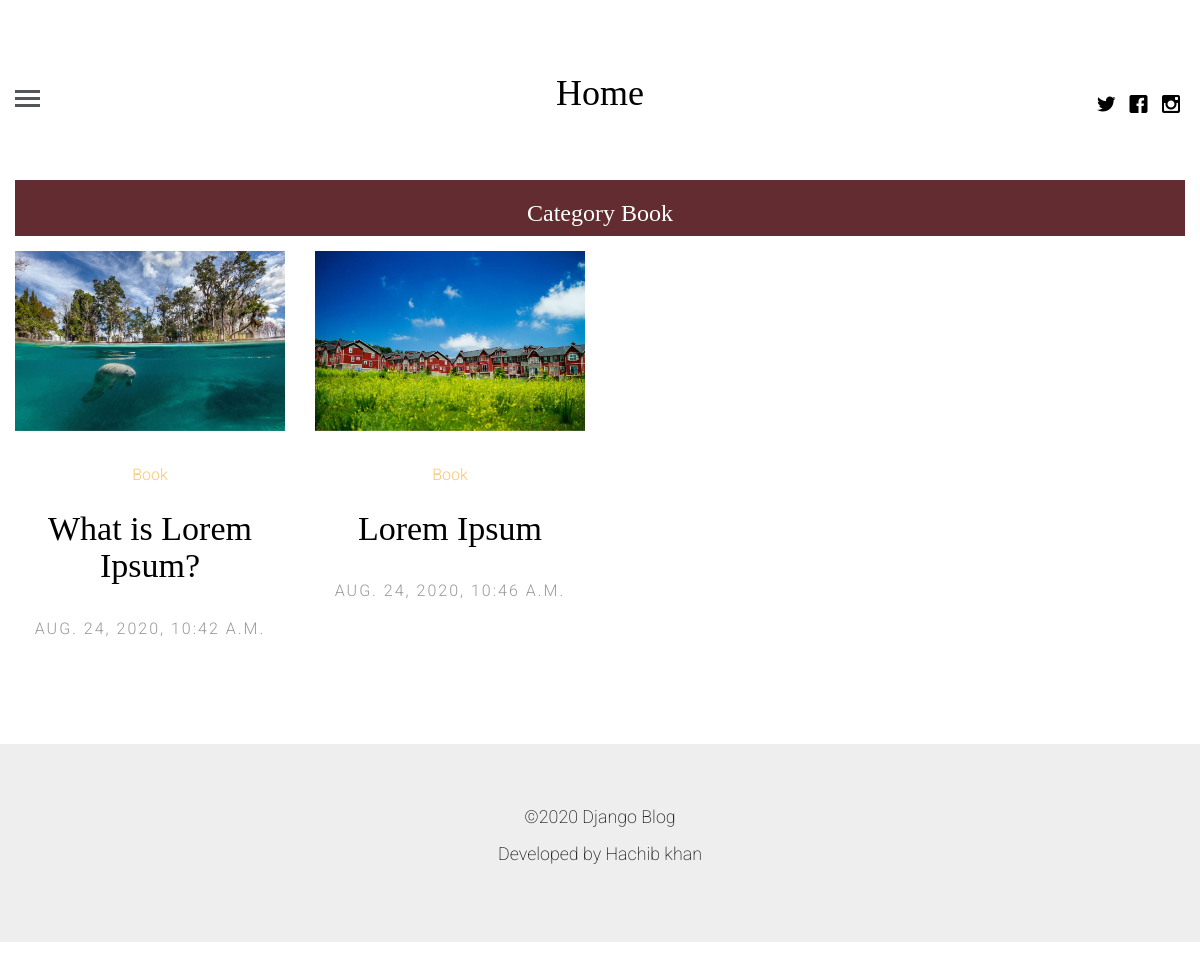
Screenshot of /category/Book with the database file from the repository.
### blogapp/models.py (models this page shows, shortened)
class Category(models.Model):
    name = models.CharField(max_length=100)

class Article(models.Model):
    article_author = models.ForeignKey(Author, on_delete=models.CASCADE)
    title = models.CharField(max_length=200)
    posted_on = models.DateTimeField(auto_now=False, auto_now_add=True)
    updated_on = models.DateTimeField(auto_now=True, auto_now_add=False)
    body = models.TextField()
    image = models.FileField()
    category = models.ForeignKey(Category, on_delete=models.CASCADE)

### blogapp/views.py (the view)
# urls.py: path('category/<name>', views.CategoryView.as_view(), name='category'),
class CategoryView(View):
    def get(self, request, name):
        cat = get_object_or_404(Category, name=name)
        post = Article.objects.filter(category=cat.id)
        context = {
            "post": post,
            "cat": cat
        }
        return render(request, 'category.html', context)

### templates/category.html (shortened to what this page needs)
{% extends 'base.html' %}
{% load static %}
{% block content %}
<div class="container text-center" style="background-color:rgba(85, 27, 32, 0.92); margin-top:180px; margin-bottom:15px"><h3 style="color:white">Category {{cat.name}}</h3></div>
{% for p in post %}
<article class="col-lg-3 col-md-3 col-sm-3 col-xs-6 col-xxs-12 animate-box">
	<figure>
		<a href="{% url 'blog:single' p.id %}"><img src="{{p.image.url}}" alt="Image" class="img-responsive"></a>
	</figure>
	<span class="fh5co-meta"><a href="{% url 'blog:category' p.category.name %}">{{p.category.name}}</a></span>
	<h2 class="fh5co-article-title"><a href="{% url 'blog:single' p.id %}">{{p.title}}</a></h2>
	<span class="fh5co-meta fh5co-date">{{p.posted_on}}</span>
</article>
{% endfor %}
{% endblock %}

### static/css/style.css (style rules this page uses)
html { background: #fff; }
body { font-family: "Roboto", arial, sans-serif; font-size: 18px; font-weight: 300; line-height: 1.8; color: #222; background: #fff; }
a { color: #f7c873; -webkit-transition: 0.5s; -o-transition: 0.5s; transition: 0.5s; }
h1, h2, h3, h4, h5, h6 { font-family: "Playfair Display", times, serif; color: #000; }
.fh5co-post-entry article { text-align: center; float: left; margin-bottom: 110px; padding-left: 3em; padding-right: 3em; }
@media screen and (max-width: 1200px) { .fh5co-post-entry article { margin-bottom: 80px; padding-left: 15px; padding-right: 15px; } }
.fh5co-post-entry article a img { opacity: 1; -webkit-transition: 0.5s; -o-transition: 0.5s; transition: 0.5s; }
.fh5co-post-entry article figure { margin-bottom: 30px; }
.fh5co-post-entry article h2 { font-family: "Playfair Display", times, serif; font-size: 34px; color: #000; margin-bottom: 30px; }
.fh5co-post-entry article h2 a { color: #000; }
.fh5co-post-entry article .fh5co-meta { font-size: 16px; font-family: "Roboto", arial, sans-serif; color: #999999; margin-bottom: 20px; display: block; }
.fh5co-post-entry article .fh5co-meta.fh5co-date { text-transform: uppercase; letter-spacing: 2px; }
.js .to-animate, .js .to-animate-2, .js .animate-box { opacity: 0; }

### rows the page displays
Category: name "Book"
Article: image (picture), category.name "Book", title "What is Lorem Ipsum?", posted_on "AUG. 24, 2020, 10:42 A.M."
Article: image (picture), category.name "Book", title "Lorem Ipsum", posted_on "AUG. 24, 2020, 10:46 A.M."
